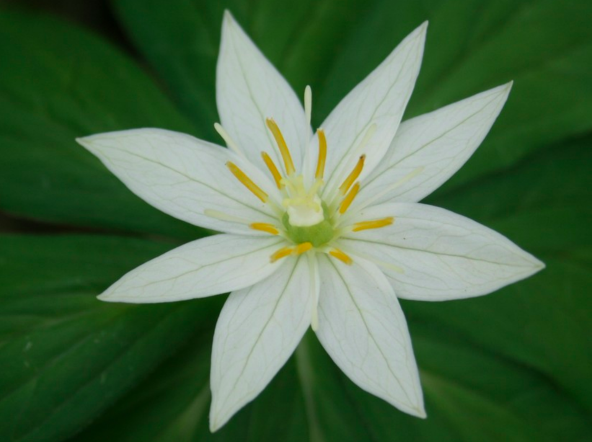
#> input picture Part1/flower.png, 1183 x 884 px (shown at 1/2 size)
$ jupyter execute code.ipynb
#> lines starting #> are read from the running program, lines starting #| are printed output that depends on the picture; after the words box and inside, x2 and y2 are one past the last pixel; in counts of white or black regions, pixels touching at a corner belong together; long printed decimals are rounded
Importing Libraries

[cell 1]
import numpy as np
import matplotlib.pyplot as plt
from scipy import optimize
import cv2 as cv
from sys import getsizeof
from scipy.signal import find_peaks

$ \Large{\text{Given Image}}$

Visualisation of the Image

[cell 2]
img = cv.imread('flower.png')
#> img is the input picture: shape (884, 1183, 3); mean B, G, R 69.9, 105.6, 73
plt.imshow(img);
plt.xlabel('X-coodinate');
plt.ylabel('Y-coordinate');
plt.title('Original Image');
size_img = getsizeof(img) # Storing the size of the image
#> size_img = 3137460
store_img = img.copy()

Creating Contours

[cell 3]
img_gray = cv.cvtColor(img, cv.COLOR_BGR2GRAY)
_, thresh = cv.threshold(img_gray, 0, 255, cv.THRESH_BINARY_INV + cv.THRESH_OTSU)
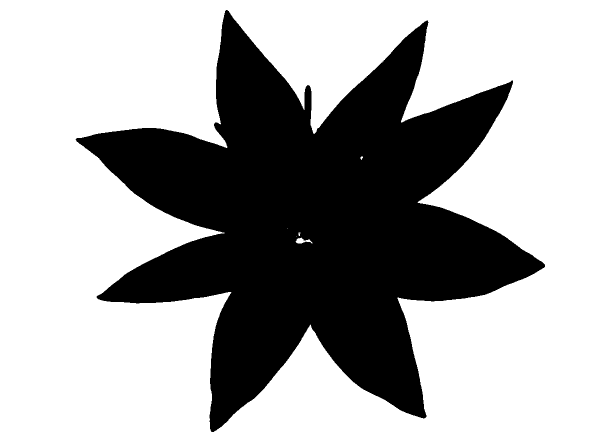
#> thresh: shape (884, 1183) (shown at 1/2 size); 65.4% white; 1 black region

# Find the contour of the binary image
contours, hierarchy = cv.findContours(
    thresh, cv.RETR_TREE, cv.CHAIN_APPROX_SIMPLE)
#> contours = 7 contours, 4 with area under 20; largest, box (x1, y1, x2, y2) and area: (0, 0, 1183, 884) 1043706, (150, 19, 1091, 865) 363826, (591, 475, 625, 487) 168
cnt = contours[1:2] # Parameter to be changed according to requirement
#> cnt = 1 contour; box (x1, y1, x2, y2) and area: (150, 19, 1091, 865) 363826

print(cnt[0].shape)  # This tells us the number of points that are involved in the contour
#| (2088, 1, 2)

[cell 4]
canvas = np.zeros_like(img)
cv.drawContours(canvas, cnt, -1, (0, 0, 255), 2)
plt.imshow(canvas);
plt.xlabel('X-coodinate');
plt.ylabel('Y-coordinate');
plt.title('Extracted Contour');

[cell 5]
cv.drawContours(img, cnt, -1, (0, 0, 255), 2)
#> img: shape (884, 1183, 3); 1.58% of pixels changed, all inside (x1, y1, x2, y2) = (149, 18, 1092, 866)
plt.imshow(img);
plt.xlabel('X-coodinate');
plt.ylabel('Y-coordinate');
plt.title('Extracted Contour superposed on the image'); #This confirms that the contours are perfect

Extracting the Centre of the Flower:\
The process involves finding the rightmost, leftmost, topmost and bottommost extremes of the flower. \
A circle is then fit accross the 4 points. This gives us the required center coordinates.

[cell 6]
all_points_contour = np.squeeze(cnt[0], axis=1)
#> all_points_contour = 2088 pairs, first value 150 to 1090, second value 19 to 864
x_max_pos = np.argmax(all_points_contour[:,0])
#> x_max_pos = 817
x_min_pos = np.argmin(all_points_contour[:,0])
#> x_min_pos = 1866
y_max_pos = np.argmax(all_points_contour[:,1])
#> y_max_pos = 1349
y_min_pos = np.argmin(all_points_contour[:,1])
#> y_min_pos = 0

right_most = all_points_contour[x_max_pos]
#> right_most = [1090, 529]
left_most = all_points_contour[x_min_pos]
#> left_most = [150, 279]
top_most = all_points_contour[y_max_pos]
#> top_most = [427, 864]
bottom_most = all_points_contour[y_min_pos]
#> bottom_most = [452, 19]
extreme_points = np.array([right_most, left_most, top_most, bottom_most])
#> extreme_points = [[1090, 529], [150, 279], [427, 864], [452, 19]]

for point in extreme_points:
    cv.drawMarker(img, point, (255,0,0), markerSize=10, thickness=5)
#> this loop made 4 passes
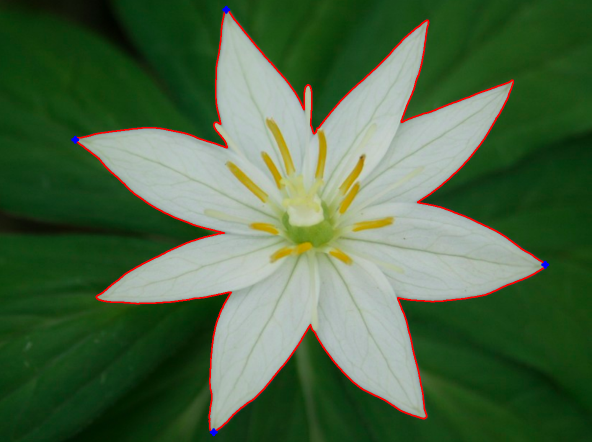
#> img: shape (884, 1183, 3) (shown at 1/2 size); mean B, G, R 68.6, 103.8, 75.7


extreme_points = np.transpose(extreme_points)
#> extreme_points = [[1090, 150, 427, 452], [529, 279, 864, 19]]
plt.imshow(img);
plt.xlabel('X-coodinate');
plt.ylabel('Y-coordinate');
plt.title('Original Image with Extreme Points'); # This confirms that extreme points are reasonable

[cell 7]
def test_func(point,a,b,r):
    return (point[0]-a)**2 + (point[1]-b)**2 - r**2

y_data = np.zeros(4)
params, _ = optimize.curve_fit(test_func, extreme_points, y_data, p0=[600, 500, 500])
#> params = [615.3, 443.3, 473.1]
print(params)
#| [615.291  443.312  473.107]

[cell 8]
cv.circle(img, (int(params[0]), int(params[1])), int(params[2]), color = (255, 0, 0)
          , thickness=10)
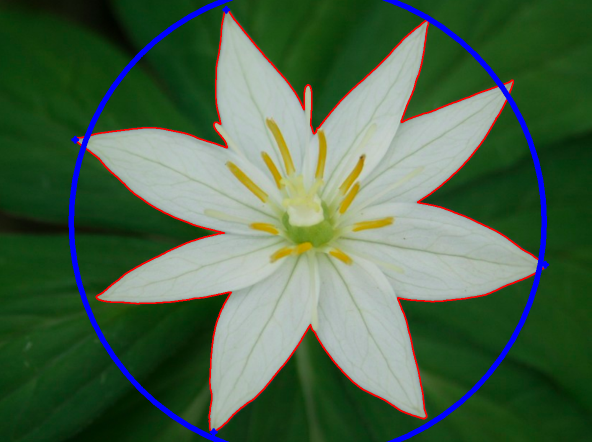
#> img: shape (884, 1183, 3) (shown at 1/2 size); 2.39% of pixels changed, all inside (x1, y1, x2, y2) = (137, 0, 1094, 884)
plt.imshow(img);
plt.xlabel('X-coodinate');
plt.ylabel('Y-coordinate');
plt.title('Original Image with Circle'); # This confirms that the circle is reasonable

Fitting $R(\theta)$

[cell 9]
centre_coords = np.array([params[0], params[1]])
#> centre_coords = [615.3, 443.3]
theta = np.arctan2((all_points_contour[:,1]- centre_coords[1]),(all_points_contour[:,0] - centre_coords[0]))
#> theta = 2088 values, max 3.14 at index 1740, min -3.14 at index 1742, mean 0.0375
R = np.sqrt((all_points_contour[:,0] - centre_coords[0])**2 + (all_points_contour[:,1] - centre_coords[1])**2)
#> R = 2088 values, max 498.4 at index 495, min 168.7 at index 1697, mean 339.5
plt.scatter(theta, R, s=5);
plt.xlabel('Theta in radians');
plt.ylabel('Radial distance');
plt.title('Plot of R(theta)');

[cell 10]
def test_func(theta,a,b,c, d):
    temp = theta*180/np.pi % a
    return b*np.abs(temp - c) - d

params, _ = optimize.curve_fit(test_func, theta, R, p0=[45, 300, 20, 500])
#> params = [44.72, -8.28, 18.71, -443.1]
print(params)
#| [  44.716   -8.275   18.712 -443.108]

[cell 11]
theta_cont = np.linspace(-np.pi, np.pi, 2000)
plt.plot(theta_cont,test_func(theta_cont,params[0], params[1], params[2], params[3]))
plt.scatter(theta, R, s=5);
plt.xlabel('Theta in radians');
plt.ylabel('Radial distance');
plt.title('Fitted Curve on R(theta)');
#> figure, not shown here; curve peaks at x = 1.89, y = 443.1

[cell 12]
r_final = test_func(theta_cont,params[0], params[1], params[2], params[3])
#> r_final = 2000 values, max 443.1 at index 1600, min 228.1 at index 1496, mean 347.6
plt.subplot(1,2,1);
final_canvas = np.zeros_like(img)
final_coords = np.array([centre_coords[0] + r_final*np.cos(theta_cont), centre_coords[1] + r_final*np.sin(theta_cont)])
final_coords = np.transpose(final_coords).astype(int)
#> final_coords = 2000 pairs, first value 198 to 1034, second value 25 to 864
for point in final_coords:
    cv.drawMarker(final_canvas, point, (0,0,255), markerSize=5, thickness=4)
#> this loop made 2000 passes
#> point on passes 1 to 3: [377, 443], [379, 442], [380, 441]
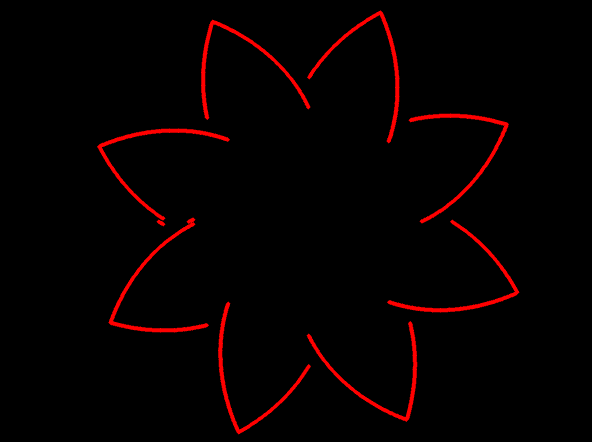
#> final_canvas: shape (884, 1183, 3) (shown at 1/2 size); mean of channels 0, 1, 2 0, 0, 7; drawn as B, G, R
plt.imshow(final_canvas);
plt.xlabel('X-Coordinate');
plt.ylabel('Y-Coordiante');
plt.title('Fitted Curve Visualisation');
plt.subplot(1,2,2)
plt.imshow(store_img)
plt.xlabel('X-Coordinate');
plt.ylabel('Y-Coordiante');
plt.title('Original Curve');
#> figure, not shown here; B, G, R data is drawn as R, G, B

Calculating Compression Ratio

[cell 13]
size_compressed = getsizeof(params)
#> size_compressed = 144
compression_ratio = size_img/size_compressed
#> compression_ratio = 21787.9
print('The compression ratio is = ', compression_ratio)
#| The compression ratio is =  21787.917

Symmetry of the Image

[cell 14]
r_peak = test_func(theta_cont,params[0], params[1], params[2], params[3])
#> r_peak has the same summary as r_final
peaks, prop = find_peaks(r_peak, threshold=0)
#> peaks = [110, 359, 607, 855, 1103, 1352, 1600, 1848]; prop = {'left_thresholds': [1.49, 0.0269, 0.916, 1.49, 1.49, 0.601, 1.49, 1.49], 'right_thresholds': [0.862, 1.49, 1.49, 1.18, 0.288, 1.49, 1.49, 0.603]}
final_symmetry = len(peaks)
#> final_symmetry = 8
print('Symmetry of the Image is ', final_symmetry, ' -fold')
#| Symmetry of the Image is  8  -fold

[cell 15]
plt.scatter(peaks, r_peak[peaks])
plt.plot(r_peak) # Confirmation that the Peaks are rightly caught by the curve
plt.xlabel('Point Index');
plt.ylabel('Radial Distance');
plt.title('Radial distance vs Point Index superposed with peak points');
#> figure, not shown here; curve peaks at x = 1600, y = 443.1

$\Large{\text{Test Image}}$

[cell 16]
img = cv.imread('flower_net1.png')
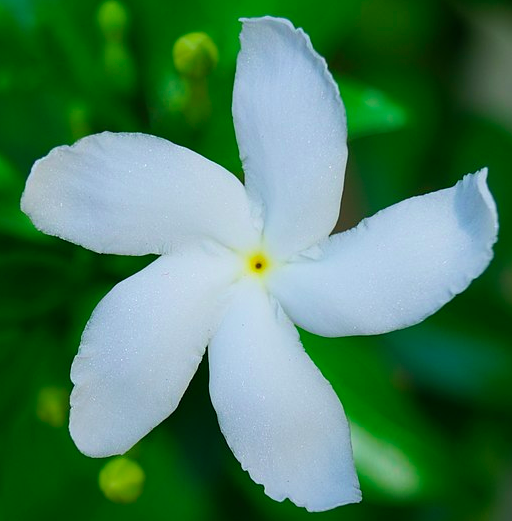
#> input picture Part1/flower_net1.png, 512 x 521 px
#> img is the input picture: shape (521, 512, 3); mean B, G, R 94.8, 127.5, 75.2
plt.imshow(img);
plt.xlabel('X-coodinate');
plt.ylabel('Y-coordinate');
plt.title('Original Image');
size_img = getsizeof(img) # Storing the size of the image
#> size_img = 800400
store_img = img.copy()

[cell 17]
img_gray = cv.cvtColor(img, cv.COLOR_BGR2GRAY)
#> img_gray: shape (521, 512)
_, thresh = cv.threshold(img_gray, 0, 255, cv.THRESH_BINARY_INV + cv.THRESH_OTSU)
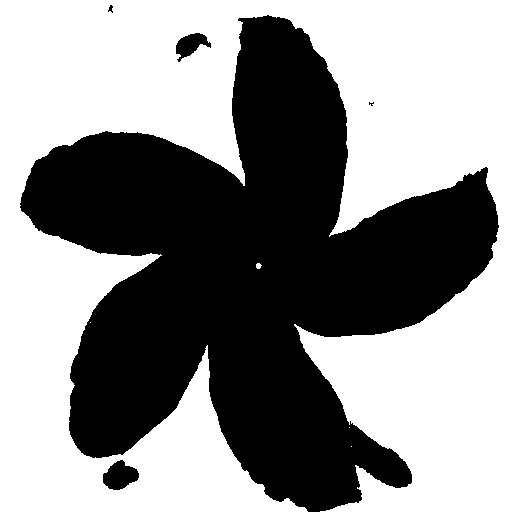
#> thresh: shape (521, 512); 56.5% white; 5 black regions (1 under 20 px)

# Find the contour of the binary image
contours, hierarchy = cv.findContours(
    thresh, cv.RETR_TREE, cv.CHAIN_APPROX_SIMPLE)
#> contours = 10 contours, 5 with area under 20; largest, box (x1, y1, x2, y2) and area: (0, 0, 512, 521) 265720, (19, 14, 500, 513) 115818, (102, 459, 140, 491) 760, (175, 32, 212, 63) 574, (107, 4, 114, 14) 33
cnt = contours[4:5] # Parameter to be changed according to requirement
#> cnt = 1 contour; box (x1, y1, x2, y2) and area: (19, 14, 500, 513) 115818

print(cnt[0].shape)  # This tells us the number of points that are involved in the contour
#| (1189, 1, 2)

canvas = np.zeros_like(img)
cv.drawContours(canvas, cnt, -1, (0, 0, 255), 2)
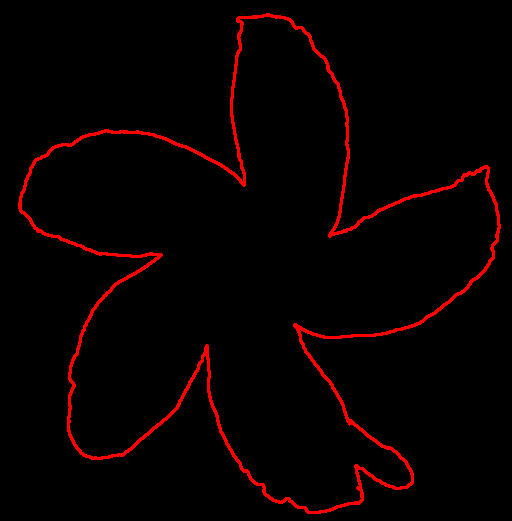
#> canvas: shape (521, 512, 3); mean of channels 0, 1, 2 0, 0, 8; drawn as B, G, R
plt.imshow(canvas);
plt.xlabel('X-coodinate');
plt.ylabel('Y-coordinate');
plt.title('Extracted Contour');

[cell 18]
all_points_contour = np.squeeze(cnt[0], axis=1)
#> all_points_contour = 1189 pairs, first value 19 to 499, second value 14 to 512
x_max_pos = np.argmax(all_points_contour[:,0])
#> x_max_pos = 257
x_min_pos = np.argmin(all_points_contour[:,0])
#> x_min_pos = 959
y_max_pos = np.argmax(all_points_contour[:,1])
#> y_max_pos = 560
y_min_pos = np.argmin(all_points_contour[:,1])
#> y_min_pos = 1

right_most = all_points_contour[x_max_pos]
#> right_most = [499, 225]
left_most = all_points_contour[x_min_pos]
#> left_most = [19, 207]
top_most = all_points_contour[y_max_pos]
#> top_most = [319, 512]
bottom_most = all_points_contour[y_min_pos]
#> bottom_most = [267, 14]
extreme_points = np.array([right_most, left_most, top_most, bottom_most])
#> extreme_points = [[499, 225], [19, 207], [319, 512], [267, 14]]

for point in extreme_points:
    cv.drawMarker(img, point, (255,0,0), markerSize=10, thickness=5)
#> this loop made 4 passes
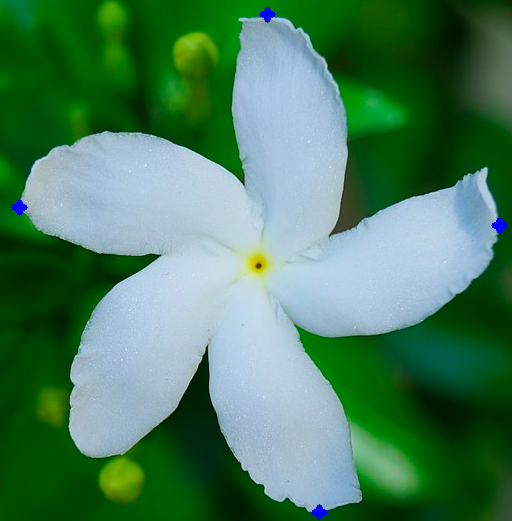
#> img: shape (521, 512, 3); 0.22% of pixels changed, all inside (x1, y1, x2, y2) = (11, 6, 508, 521)


extreme_points = np.transpose(extreme_points)
#> extreme_points = [[499, 19, 319, 267], [225, 207, 512, 14]]

def test_func(point,a,b,r):
    return (point[0]-a)**2 + (point[1]-b)**2 - r**2

y_data = np.zeros(4)
params, _ = optimize.curve_fit(test_func, extreme_points, y_data, p0=[250, 350, 400])
#> params = [257.5, 267.4, 249.3]

centre_coords = np.array([params[0], params[1]])
#> centre_coords = [257.5, 267.4]
theta = np.arctan2((all_points_contour[:,1]- centre_coords[1]),(all_points_contour[:,0] - centre_coords[0]))
#> theta = 1189 values, max 3.14 at index 868, min -3.13 at index 870, mean -0.0194
R = np.sqrt((all_points_contour[:,0] - centre_coords[0])**2 + (all_points_contour[:,1] - centre_coords[1])**2)
#> R = 1189 values, max 265.1 at index 479, min 67.35 at index 365, mean 185.9

def test_func(theta,a,b,c, d):
    temp = theta*180/np.pi % a
    return b*np.abs(temp - c) - d

params, _ = optimize.curve_fit(test_func, theta, R, p0=[72, 250, 20, 250])
#> params = [75.1, 3.98, 35.73, -106.8]

theta_cont = np.linspace(-np.pi, np.pi, 2000)
plt.plot(theta_cont,test_func(theta_cont,params[0], params[1], params[2], params[3]))
plt.scatter(theta, R, s=5);
plt.xlabel('Theta in radians');
plt.ylabel('Radial distance');
plt.title('Fitted Curve on R(theta)');
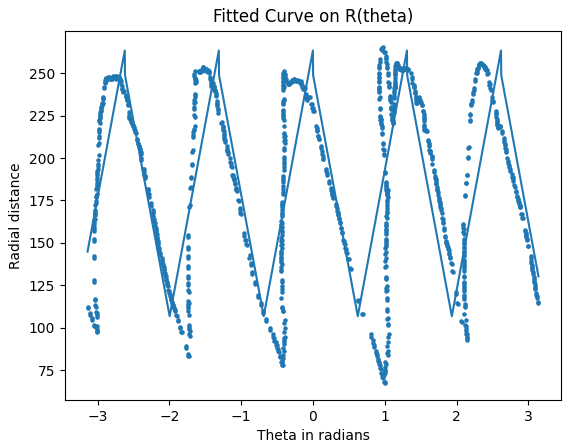
#> figure drawn by matplotlib, 1 panel; curve peaks at x = 2.62, y = 263.2

[cell 19]
r_final = test_func(theta_cont,params[0], params[1], params[2], params[3])
#> r_final = 2000 values, max 263.2 at index 1833, min 106.9 at index 364, mean 184.3
plt.subplot(1,2,1);
final_canvas = np.zeros_like(img)
final_coords = np.array([centre_coords[0] + r_final*np.cos(theta_cont), centre_coords[1] + r_final*np.sin(theta_cont)])
final_coords = np.transpose(final_coords).astype(int)
#> final_coords = 2000 pairs, first value 28 to 520, second value 12 to 521
for point in final_coords:
    cv.drawMarker(final_canvas, point, (0,0,255), markerSize=5, thickness=4)
#> this loop made 2000 passes
#> point on passes 1 to 3: [112, 267], [111, 266], [111, 266]
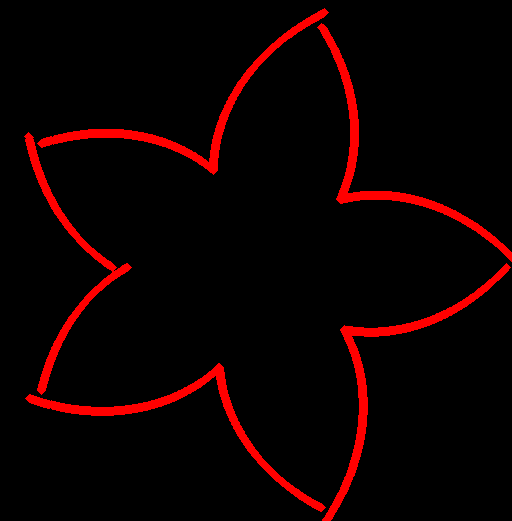
#> final_canvas: shape (521, 512, 3); mean of channels 0, 1, 2 0, 0, 14.6; drawn as B, G, R
plt.imshow(final_canvas);
plt.xlabel('X-Coordinate');
plt.ylabel('Y-Coordiante');
plt.title('Fitted Curve Visualisation');
plt.subplot(1,2,2)
plt.imshow(store_img)
plt.xlabel('X-Coordinate');
plt.ylabel('Y-Coordiante');
plt.title('Original Curve');
#> figure, not shown here; B, G, R data is drawn as R, G, B

[cell 20]
size_compressed = getsizeof(params)
compression_ratio = size_img/size_compressed
#> compression_ratio = 5558.3
print('The compression ratio is = ', compression_ratio)
#| The compression ratio is =  5558.333

[cell 21]
r_peak = test_func(theta_cont,params[0], params[1], params[2], params[3])
#> r_peak has the same summary as r_final
peaks, prop = find_peaks(r_peak, threshold=0)
#> peaks = [165, 582, 999, 1416, 1833]; prop = {'left_thresholds': [0.717, 0.717, 0.717, 0.717, 0.717], 'right_thresholds': [14.49, 14.49, 14.5, 14.5, 14.5]}
final_symmetry = len(peaks)
#> final_symmetry = 5
print('Symmetry of the Image is ', final_symmetry, ' -fold')
#| Symmetry of the Image is  5  -fold
